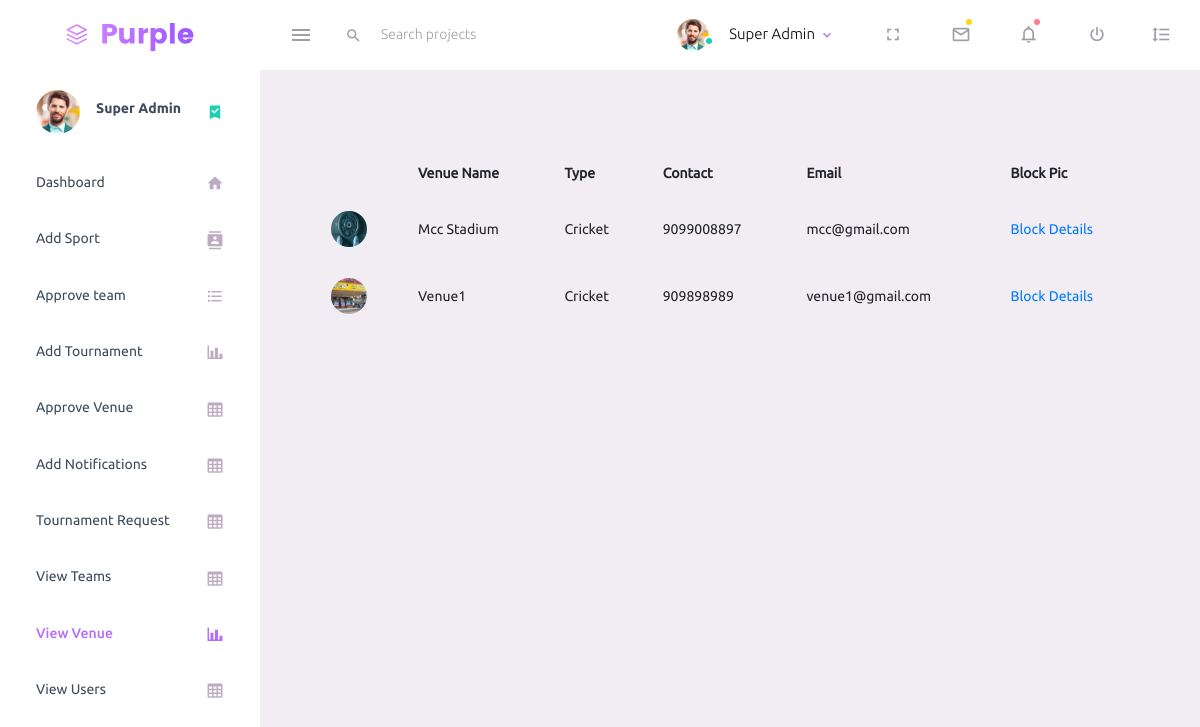
The page /SCMS/Admin/ViewVenue on the database its author committed.
### ClubManagementApp/models.py (models this page shows, shortened)
class VenueDetails(models.Model):
    venue_id=models.AutoField(primary_key=True,db_column="v_id")
    venue_name=models.CharField(max_length=30,db_column="v_name")
    venue_type=models.CharField(max_length=20,db_column="v_type")
    venue_address=models.CharField(max_length=200,db_column="v_address")
    venue_contact=models.CharField(max_length=10,db_column="v_contact")
    venue_email=models.CharField(max_length=30,db_column="v_email")
    venue_user_id=models.IntegerField(db_column="v_userid")
    venue_pic=models.ImageField(upload_to="Venue/",db_column="v_pic")
    venue_seat=models.ImageField(upload_to="Venue/Seat/",db_column="v_seat")
    venue_passwd=models.CharField(max_length=20,db_column="v_passwd")
    venue_status=models.CharField(max_length=10,db_column="v_status")
    class Meta:
        db_table="tb_venue"

### ClubManagementApp/views/AdminView.py (the view)
# urls.py: path('Admin/ViewVenue',AdminView.ViewVenue,name="view_venue"),
def ViewVenue(request):
    venues=VenueDetails.objects.filter(venue_status="approved")
    return render(request,'Admin/ViewVenue.html',{'venues':venues})

### ClubManagementApp/templates/Admin/ViewVenue.html
{% extends 'Admin/AdminMaster.html' %}
{% block page_content %}
<div class="container">
<table class="table table-striped">
<tr>
    <th></th>
    <th>Venue Name</th>
    <th>Type</th>
    <th>Contact</th>
    <th>Email</th>
    <th>Block Pic</th>
</tr>
{% for venue in venues %}
<tr>
    <td><img src="{{venue.venue_pic.url}}" class="img img-rounded"> </td>
    <td>{{venue.venue_name|title}}</td>
    <td>{{venue.venue_type|capfirst}}</td>
    <td>{{venue.venue_contact}}</td>
    <td>{{venue.venue_email}}</td>
    <td><a href="{% url 'club_management:view_block' venue.venue_id %}" target="_blank">Block Details</a></td>
</tr>
{% endfor %}
</table>
</div>
{% endblock %}

### rows shown on the page
VenueDetails: venue_pic (picture), venue_name "Mcc Stadium", venue_type "Cricket", venue_contact "9099008897", venue_email "mcc@gmail.com"
VenueDetails: venue_pic (picture), venue_name "Venue1", venue_type "Cricket", venue_contact "909898989", venue_email "venue1@gmail.com"
